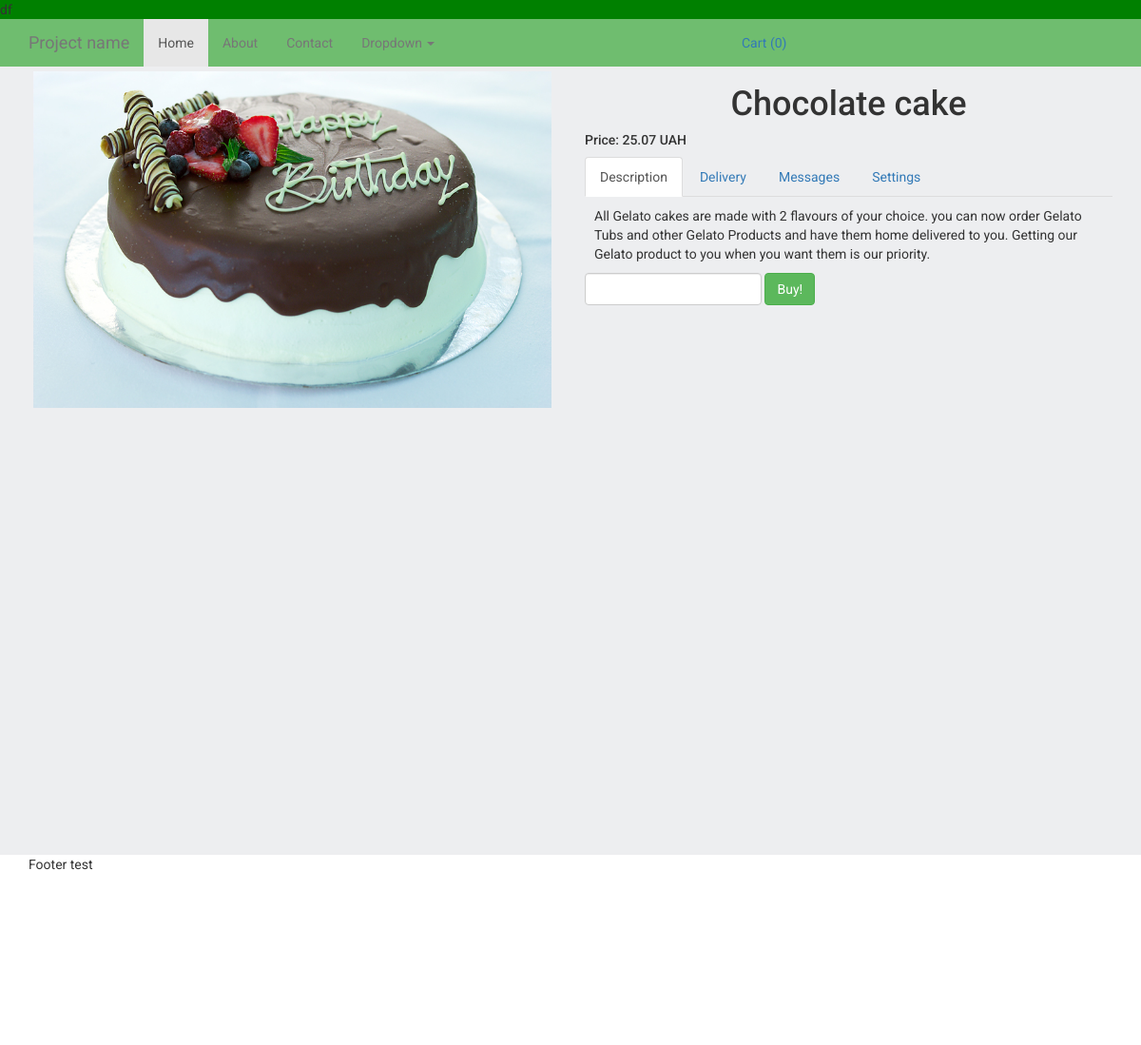
Page /product/3/ on the committed database.
### products/models.py (models this page shows, shortened)
class ProductImage(models.Model):
    product = models.ForeignKey(Product, blank=True, null=True, default=None)
    image = models.ImageField(upload_to='products_images/')
    is_active = models.BooleanField(default=True)
    is_main = models.BooleanField(default=False)
    created = models.DateTimeField(auto_now_add=True, auto_now=False)
    updated = models.DateTimeField(auto_now_add=False, auto_now=True)
    class Meta:
        verbose_name = 'Picture'
        verbose_name_plural = 'My Pictures'

class Product(models.Model):
    name = models.CharField(max_length=150, blank=True, null=True, default=None)
    price = models.DecimalField(max_digits=10, decimal_places=2, default=0)
    discount = models.IntegerField(default=0)
    category = models.ForeignKey(Category, blank=True, null=True, default='candies')
    description = models.TextField(blank=True, null=True, default=None)
    short_description = models.TextField(blank=True, null=True, default=None)
    is_active = models.BooleanField(default=True)
    created = models.DateTimeField(auto_now_add=True, auto_now=False)
    updated = models.DateTimeField(auto_now_add=False, auto_now=True)
    class Meta:
        verbose_name = 'Product'
        verbose_name_plural = 'My Products'

### products/views.py (the view)
# urls.py: url(r'^product/(?P<product_id>\w+)/$', views.product, name='product'),
def product(request, product_id):
    product = Product.objects.get(id=product_id)
    session_key = request.session.session_key
    if not session_key:
        request.session.cycle_key()
    print(request.session.session_key)
    return render(request, 'products/product.html', locals())

### orders/context_processors.py (called while the page is built)
def getting_cart_info(request):
    session_key = request.session.session_key
    if not session_key:
        request.session.cycle_key()
    products_in_cart = ProductInCart.objects.filter(session_key=session_key,
                                                    is_active=True,
                                                    order__isnull=True)
    products_total_nmb = products_in_cart.count()
    return locals()

### templates/products/product.html (shortened to what this page needs)
{% extends 'base.html' %}
{% load static %}
{% block content %}
    <div class="section-top">
        <div class="container">
            <div class="row">
                <div class="col-md-6">
                    {% for image_item in product.productimage_set.all %}
                        <div class="product-image-item">
                            <img src="{{ image_item.image.url }}" alt="" class="img-responsive">
                        </div>
                    {% endfor %}
                </div>
                <div class="col-md-6">
                    <h1 class="text-center">
                        {{ product.name }}
                    </h1>
                    <div class="">
                        <h5>
                            Price: {{ product.price }} UAH
                        </h5>
                    </div>
                    <div class="">
                        <div>
                          <ul class="nav nav-tabs" role="tablist">
                            <li role="presentation" class="active">
                                <a href="#description" aria-controls="home" role="tab" data-toggle="tab">
                                    Description
                                </a></li>
                            <li role="presentation">
                                <a href="#delivery" aria-controls="profile" role="tab" data-toggle="tab">
                                    Delivery
                                </a></li>
                            <li role="presentation"><a href="#messages" aria-controls="messages" role="tab" data-toggle="tab">Messages</a></li>
                            <li role="presentation"><a href="#settings" aria-controls="settings" role="tab" data-toggle="tab">Settings</a></li>
                          </ul>
                          <div class="tab-content product-description-tabs">
                            <div role="tabpanel" class="tab-pane active" id="description">
                                {{ product.description }}
                            </div>
                          </div>
                        </div>
                        <div>
                            <form id="form_buying_product" class="form-inline"
                                action="{% url 'add_to_cart' %}"> {% csrf_token %}
                                <input class="form-control" type="number" name="number"
                                    id="number">
                                <button class="btn btn-success btn-buy" type="submit"
                                    id="submit_btn"
                                    data-product_id="{{ product.id }}"
                                    data-product_name="{{ product.name }}"
                                    data-product_price="{{ product.price }}"
                                >
                                    Buy!
                                </button>
                            </form>
                        </div>
                    </div>
                </div>
            </div>
        </div>
    </div>
{% endblock %}

### static/static_dev/css/style.css (style rules this page uses)
html, body { height: 100%; max-height: 100%; font-family: 'Roboto', sans-serif; background-color: #edeef0; }
.section-top { margin-bottom: : 20px; }
.product-description-tabs { padding: 10px; }
.product-image-item { padding: 5px; margin-bottom: 5px; }

### rows in the picture
ProductImage: image (picture)
Product: name "Chocolate cake", price "25.07", description "All Gelato cakes are made with 2 flavours of your choice. you can now order Gelato Tubs and other Gelato Products and have them home delivered to you. Getting our Gelato product to you when you want them is our priority."
